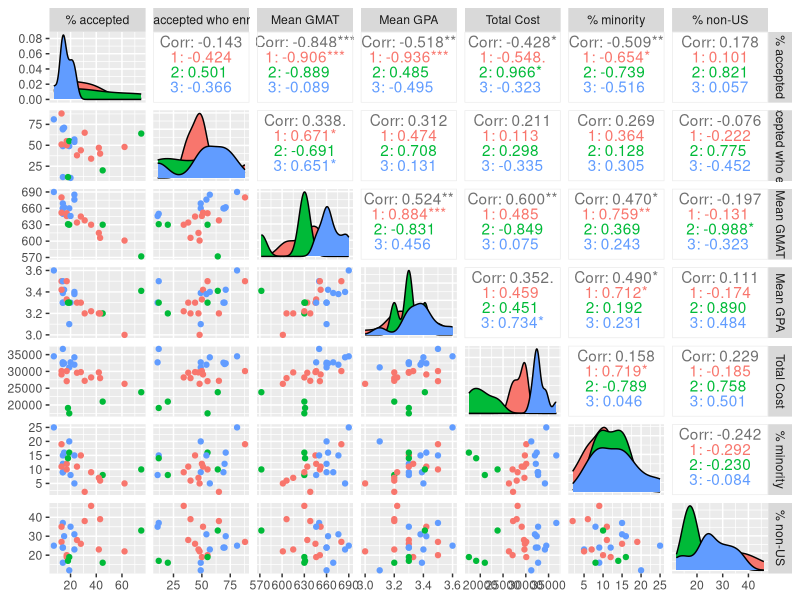

Write the R code that produced this figure.
library(readxl)

mba <- read_excel("p17_15.xlsx")

set.seed(123)  # set random seed for reproducibility
k <- 3  # number of clusters
mba_clusters <- kmeans(mba[,2:8], k)

install.packages("GGally")

library(GGally)
ggpairs(mba, columns=2:8, aes(color=as.factor(mba_clusters$cluster)))

aggregate(mba[,2:8], by=list(mba_clusters$cluster), FUN=mean)
